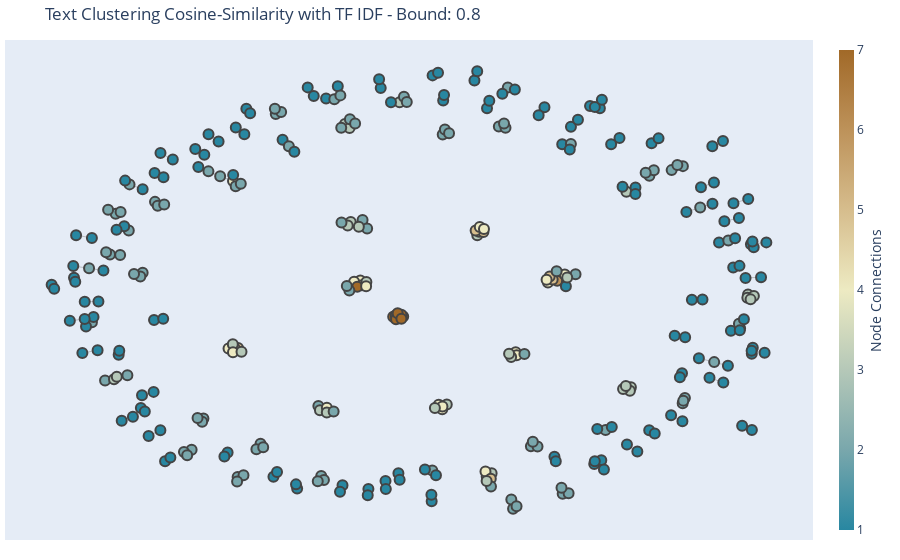

Notebook code for this chart:
### Code cell
G = nx.from_pandas_edgelist(matches_df, source = "left_side", target = 'right_side')
text_similarity.plot_network(G)

### Figure 1 — Plotly figure (JSON) as saved in the notebook; plotly's stock layout.template omitted (floating-point values rounded to 4 significant figures; data arrays with more than 128 entries replaced by an {"elided": "..."} marker saying what was removed)
{"data": [{"hoverinfo": "none", "line": {"color": "#888", "width": 0.5}, "mode": "lines", "type": "scatter", "x": {"elided": "942 float values"}, "y": {"elided": "942 float values"}}, {"hoverinfo": "text", "marker": {"color": {"elided": "318 int values"}, "colorbar": {"thickness": 15, "title": {"side": "right", "text": "Node Connections"}, "xanchor": "left"}, "colorscale": [[0, "rgb(161, 105, 40)"], [0.1667, "rgb(189, 146, 90)"], [0.3333, "rgb(214, 189, 141)"], [0.5, "rgb(237, 234, 194)"], [0.6667, "rgb(181, 200, 184)"], [0.8333, "rgb(121, 167, 172)"], [1, "rgb(40, 135, 161)"]], "line": {"width": 2}, "reversescale": true, "showscale": true, "size": 10}, "mode": "markers", "text": {"elided": "318 str values"}, "type": "scatter", "x": {"elided": "318 float values"}, "y": {"elided": "318 float values"}}], "layout": {"hovermode": "closest", "margin": {"b": 20, "l": 5, "r": 5, "t": 40}, "showlegend": false, "title": {"text": "Text Clustering Cosine-Similarity with TF IDF - Bound: 0.8"}, "xaxis": {"showgrid": false, "showticklabels": false, "zeroline": false}, "yaxis": {"showgrid": false, "showticklabels": false, "zeroline": false}}}
